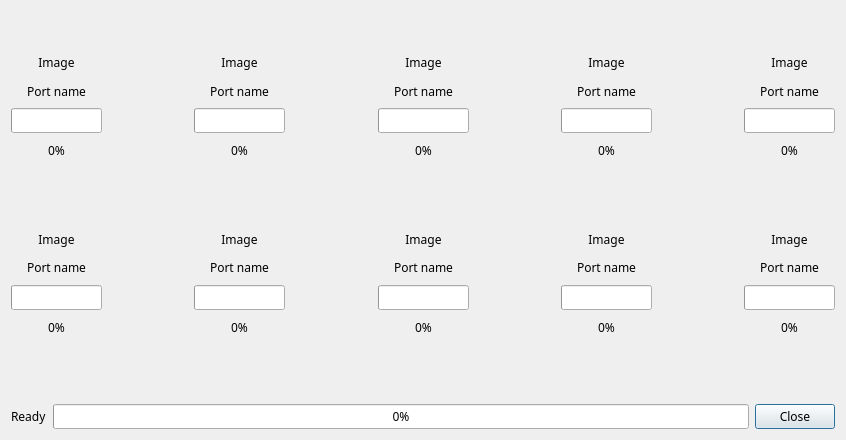
<?xml version="1.0" encoding="UTF-8"?>
<ui version="4.0">
 <class>MODI_FIRMWARE_UPDATE_LIST</class>
 <widget class="QDialog" name="MODI_FIRMWARE_UPDATE_LIST">
  <property name="geometry">
   <rect>
    <x>0</x>
    <y>0</y>
    <width>846</width>
    <height>440</height>
   </rect>
  </property>
  <property name="sizePolicy">
   <sizepolicy hsizetype="MinimumExpanding" vsizetype="MinimumExpanding">
    <horstretch>0</horstretch>
    <verstretch>0</verstretch>
   </sizepolicy>
  </property>
  <property name="minimumSize">
   <size>
    <width>0</width>
    <height>0</height>
   </size>
  </property>
  <property name="maximumSize">
   <size>
    <width>16777215</width>
    <height>16777215</height>
   </size>
  </property>
  <property name="font">
   <font>
    <family>LuxHanSans</family>
   </font>
  </property>
  <property name="focusPolicy">
   <enum>Qt::StrongFocus</enum>
  </property>
  <property name="windowTitle">
   <string>Dialog</string>
  </property>
  <property name="autoFillBackground">
   <bool>false</bool>
  </property>
  <layout class="QVBoxLayout" name="verticalLayout_11">
   <item>
    <spacer name="verticalSpacer_4">
     <property name="orientation">
      <enum>Qt::Vertical</enum>
     </property>
     <property name="sizeType">
      <enum>QSizePolicy::Fixed</enum>
     </property>
     <property name="sizeHint" stdset="0">
      <size>
       <width>20</width>
       <height>40</height>
      </size>
     </property>
    </spacer>
   </item>
   <item>
    <layout class="QHBoxLayout" name="horizontalLayout">
     <item>
      <layout class="QVBoxLayout" name="verticalLayout">
       <item>
        <widget class="QLabel" name="image_1">
         <property name="text">
          <string>Image</string>
         </property>
         <property name="alignment">
          <set>Qt::AlignCenter</set>
         </property>
        </widget>
       </item>
       <item>
        <widget class="QLabel" name="port_1">
         <property name="text">
          <string>Port name</string>
         </property>
         <property name="alignment">
          <set>Qt::AlignCenter</set>
         </property>
        </widget>
       </item>
       <item>
        <widget class="QProgressBar" name="progress_bar_1">
         <property name="value">
          <number>0</number>
         </property>
         <property name="textVisible">
          <bool>false</bool>
         </property>
         <property name="orientation">
          <enum>Qt::Horizontal</enum>
         </property>
         <property name="textDirection">
          <enum>QProgressBar::TopToBottom</enum>
         </property>
        </widget>
       </item>
       <item>
        <widget class="QLabel" name="progress_value_1">
         <property name="text">
          <string>0%</string>
         </property>
         <property name="alignment">
          <set>Qt::AlignCenter</set>
         </property>
        </widget>
       </item>
      </layout>
     </item>
     <item>
      <spacer name="horizontalSpacer_2">
       <property name="orientation">
        <enum>Qt::Horizontal</enum>
       </property>
       <property name="sizeType">
        <enum>QSizePolicy::MinimumExpanding</enum>
       </property>
       <property name="sizeHint" stdset="0">
        <size>
         <width>37</width>
         <height>17</height>
        </size>
       </property>
      </spacer>
     </item>
     <item>
      <layout class="QVBoxLayout" name="verticalLayout_2">
       <item>
        <widget class="QLabel" name="image_2">
         <property name="text">
          <string>Image</string>
         </property>
         <property name="alignment">
          <set>Qt::AlignCenter</set>
         </property>
        </widget>
       </item>
       <item>
        <widget class="QLabel" name="port_2">
         <property name="text">
          <string>Port name</string>
         </property>
         <property name="alignment">
          <set>Qt::AlignCenter</set>
         </property>
        </widget>
       </item>
       <item>
        <widget class="QProgressBar" name="progress_bar_2">
         <property name="value">
          <number>0</number>
         </property>
         <property name="textVisible">
          <bool>false</bool>
         </property>
        </widget>
       </item>
       <item>
        <widget class="QLabel" name="progress_value_2">
         <property name="text">
          <string>0%</string>
         </property>
         <property name="alignment">
          <set>Qt::AlignCenter</set>
         </property>
        </widget>
       </item>
      </layout>
     </item>
     <item>
      <spacer name="horizontalSpacer_4">
       <property name="orientation">
        <enum>Qt::Horizontal</enum>
       </property>
       <property name="sizeType">
        <enum>QSizePolicy::MinimumExpanding</enum>
       </property>
       <property name="sizeHint" stdset="0">
        <size>
         <width>37</width>
         <height>17</height>
        </size>
       </property>
      </spacer>
     </item>
     <item>
      <layout class="QVBoxLayout" name="verticalLayout_3">
       <item>
        <widget class="QLabel" name="image_3">
         <property name="text">
          <string>Image</string>
         </property>
         <property name="alignment">
          <set>Qt::AlignCenter</set>
         </property>
        </widget>
       </item>
       <item>
        <widget class="QLabel" name="port_3">
         <property name="text">
          <string>Port name</string>
         </property>
         <property name="alignment">
          <set>Qt::AlignCenter</set>
         </property>
        </widget>
       </item>
       <item>
        <widget class="QProgressBar" name="progress_bar_3">
         <property name="value">
          <number>0</number>
         </property>
         <property name="textVisible">
          <bool>false</bool>
         </property>
        </widget>
       </item>
       <item>
        <widget class="QLabel" name="progress_value_3">
         <property name="text">
          <string>0%</string>
         </property>
         <property name="alignment">
          <set>Qt::AlignCenter</set>
         </property>
        </widget>
       </item>
      </layout>
     </item>
     <item>
      <spacer name="horizontalSpacer_5">
       <property name="orientation">
        <enum>Qt::Horizontal</enum>
       </property>
       <property name="sizeType">
        <enum>QSizePolicy::MinimumExpanding</enum>
       </property>
       <property name="sizeHint" stdset="0">
        <size>
         <width>37</width>
         <height>17</height>
        </size>
       </property>
      </spacer>
     </item>
     <item>
      <layout class="QVBoxLayout" name="verticalLayout_4">
       <item>
        <widget class="QLabel" name="image_4">
         <property name="text">
          <string>Image</string>
         </property>
         <property name="alignment">
          <set>Qt::AlignCenter</set>
         </property>
        </widget>
       </item>
       <item>
        <widget class="QLabel" name="port_4">
         <property name="text">
          <string>Port name</string>
         </property>
         <property name="alignment">
          <set>Qt::AlignCenter</set>
         </property>
        </widget>
       </item>
       <item>
        <widget class="QProgressBar" name="progress_bar_4">
         <property name="value">
          <number>0</number>
         </property>
         <property name="textVisible">
          <bool>false</bool>
         </property>
        </widget>
       </item>
       <item>
        <widget class="QLabel" name="progress_value_4">
         <property name="text">
          <string>0%</string>
         </property>
         <property name="alignment">
          <set>Qt::AlignCenter</set>
         </property>
        </widget>
       </item>
      </layout>
     </item>
     <item>
      <spacer name="horizontalSpacer_6">
       <property name="orientation">
        <enum>Qt::Horizontal</enum>
       </property>
       <property name="sizeType">
        <enum>QSizePolicy::MinimumExpanding</enum>
       </property>
       <property name="sizeHint" stdset="0">
        <size>
         <width>37</width>
         <height>17</height>
        </size>
       </property>
      </spacer>
     </item>
     <item>
      <layout class="QVBoxLayout" name="verticalLayout_5">
       <item>
        <widget class="QLabel" name="image_5">
         <property name="text">
          <string>Image</string>
         </property>
         <property name="alignment">
          <set>Qt::AlignCenter</set>
         </property>
        </widget>
       </item>
       <item>
        <widget class="QLabel" name="port_5">
         <property name="text">
          <string>Port name</string>
         </property>
         <property name="alignment">
          <set>Qt::AlignCenter</set>
         </property>
        </widget>
       </item>
       <item>
        <widget class="QProgressBar" name="progress_bar_5">
         <property name="value">
          <number>0</number>
         </property>
         <property name="textVisible">
          <bool>false</bool>
         </property>
        </widget>
       </item>
       <item>
        <widget class="QLabel" name="progress_value_5">
         <property name="text">
          <string>0%</string>
         </property>
         <property name="alignment">
          <set>Qt::AlignCenter</set>
         </property>
        </widget>
       </item>
      </layout>
     </item>
    </layout>
   </item>
   <item>
    <spacer name="verticalSpacer_3">
     <property name="orientation">
      <enum>Qt::Vertical</enum>
     </property>
     <property name="sizeType">
      <enum>QSizePolicy::Fixed</enum>
     </property>
     <property name="sizeHint" stdset="0">
      <size>
       <width>20</width>
       <height>60</height>
      </size>
     </property>
    </spacer>
   </item>
   <item>
    <layout class="QHBoxLayout" name="horizontalLayout_2">
     <item>
      <layout class="QVBoxLayout" name="verticalLayout_6">
       <item>
        <widget class="QLabel" name="image_6">
         <property name="text">
          <string>Image</string>
         </property>
         <property name="alignment">
          <set>Qt::AlignCenter</set>
         </property>
        </widget>
       </item>
       <item>
        <widget class="QLabel" name="port_6">
         <property name="text">
          <string>Port name</string>
         </property>
         <property name="alignment">
          <set>Qt::AlignCenter</set>
         </property>
        </widget>
       </item>
       <item>
        <widget class="QProgressBar" name="progress_bar_6">
         <property name="value">
          <number>0</number>
         </property>
         <property name="textVisible">
          <bool>false</bool>
         </property>
        </widget>
       </item>
       <item>
        <widget class="QLabel" name="progress_value_6">
         <property name="text">
          <string>0%</string>
         </property>
         <property name="alignment">
          <set>Qt::AlignCenter</set>
         </property>
        </widget>
       </item>
      </layout>
     </item>
     <item>
      <spacer name="horizontalSpacer_8">
       <property name="orientation">
        <enum>Qt::Horizontal</enum>
       </property>
       <property name="sizeType">
        <enum>QSizePolicy::MinimumExpanding</enum>
       </property>
       <property name="sizeHint" stdset="0">
        <size>
         <width>37</width>
         <height>17</height>
        </size>
       </property>
      </spacer>
     </item>
     <item>
      <layout class="QVBoxLayout" name="verticalLayout_7">
       <item>
        <widget class="QLabel" name="image_7">
         <property name="text">
          <string>Image</string>
         </property>
         <property name="alignment">
          <set>Qt::AlignCenter</set>
         </property>
        </widget>
       </item>
       <item>
        <widget class="QLabel" name="port_7">
         <property name="text">
          <string>Port name</string>
         </property>
         <property name="alignment">
          <set>Qt::AlignCenter</set>
         </property>
        </widget>
       </item>
       <item>
        <widget class="QProgressBar" name="progress_bar_7">
         <property name="value">
          <number>0</number>
         </property>
         <property name="textVisible">
          <bool>false</bool>
         </property>
        </widget>
       </item>
       <item>
        <widget class="QLabel" name="progress_value_7">
         <property name="text">
          <string>0%</string>
         </property>
         <property name="alignment">
          <set>Qt::AlignCenter</set>
         </property>
        </widget>
       </item>
      </layout>
     </item>
     <item>
      <spacer name="horizontalSpacer_9">
       <property name="orientation">
        <enum>Qt::Horizontal</enum>
       </property>
       <property name="sizeType">
        <enum>QSizePolicy::MinimumExpanding</enum>
       </property>
       <property name="sizeHint" stdset="0">
        <size>
         <width>37</width>
         <height>17</height>
        </size>
       </property>
      </spacer>
     </item>
     <item>
      <layout class="QVBoxLayout" name="verticalLayout_8">
       <item>
        <widget class="QLabel" name="image_8">
         <property name="text">
          <string>Image</string>
         </property>
         <property name="alignment">
          <set>Qt::AlignCenter</set>
         </property>
        </widget>
       </item>
       <item>
        <widget class="QLabel" name="port_8">
         <property name="text">
          <string>Port name</string>
         </property>
         <property name="alignment">
          <set>Qt::AlignCenter</set>
         </property>
        </widget>
       </item>
       <item>
        <widget class="QProgressBar" name="progress_bar_8">
         <property name="value">
          <number>0</number>
         </property>
         <property name="textVisible">
          <bool>false</bool>
         </property>
        </widget>
       </item>
       <item>
        <widget class="QLabel" name="progress_value_8">
         <property name="text">
          <string>0%</string>
         </property>
         <property name="alignment">
          <set>Qt::AlignCenter</set>
         </property>
        </widget>
       </item>
      </layout>
     </item>
     <item>
      <spacer name="horizontalSpacer_10">
       <property name="orientation">
        <enum>Qt::Horizontal</enum>
       </property>
       <property name="sizeType">
        <enum>QSizePolicy::MinimumExpanding</enum>
       </property>
       <property name="sizeHint" stdset="0">
        <size>
         <width>37</width>
         <height>17</height>
        </size>
       </property>
      </spacer>
     </item>
     <item>
      <layout class="QVBoxLayout" name="verticalLayout_9">
       <item>
        <widget class="QLabel" name="image_9">
         <property name="text">
          <string>Image</string>
         </property>
         <property name="alignment">
          <set>Qt::AlignCenter</set>
         </property>
        </widget>
       </item>
       <item>
        <widget class="QLabel" name="port_9">
         <property name="text">
          <string>Port name</string>
         </property>
         <property name="alignment">
          <set>Qt::AlignCenter</set>
         </property>
        </widget>
       </item>
       <item>
        <widget class="QProgressBar" name="progress_bar_9">
         <property name="value">
          <number>0</number>
         </property>
         <property name="textVisible">
          <bool>false</bool>
         </property>
        </widget>
       </item>
       <item>
        <widget class="QLabel" name="progress_value_9">
         <property name="text">
          <string>0%</string>
         </property>
         <property name="alignment">
          <set>Qt::AlignCenter</set>
         </property>
        </widget>
       </item>
      </layout>
     </item>
     <item>
      <spacer name="horizontalSpacer_11">
       <property name="orientation">
        <enum>Qt::Horizontal</enum>
       </property>
       <property name="sizeType">
        <enum>QSizePolicy::MinimumExpanding</enum>
       </property>
       <property name="sizeHint" stdset="0">
        <size>
         <width>37</width>
         <height>17</height>
        </size>
       </property>
      </spacer>
     </item>
     <item>
      <layout class="QVBoxLayout" name="verticalLayout_10">
       <item>
        <widget class="QLabel" name="image_10">
         <property name="text">
          <string>Image</string>
         </property>
         <property name="alignment">
          <set>Qt::AlignCenter</set>
         </property>
        </widget>
       </item>
       <item>
        <widget class="QLabel" name="port_10">
         <property name="text">
          <string>Port name</string>
         </property>
         <property name="alignment">
          <set>Qt::AlignCenter</set>
         </property>
        </widget>
       </item>
       <item>
        <widget class="QProgressBar" name="progress_bar_10">
         <property name="value">
          <number>0</number>
         </property>
         <property name="textVisible">
          <bool>false</bool>
         </property>
        </widget>
       </item>
       <item>
        <widget class="QLabel" name="progress_value_10">
         <property name="text">
          <string>0%</string>
         </property>
         <property name="alignment">
          <set>Qt::AlignCenter</set>
         </property>
        </widget>
       </item>
      </layout>
     </item>
    </layout>
   </item>
   <item>
    <spacer name="verticalSpacer_5">
     <property name="orientation">
      <enum>Qt::Vertical</enum>
     </property>
     <property name="sizeType">
      <enum>QSizePolicy::Fixed</enum>
     </property>
     <property name="sizeHint" stdset="0">
      <size>
       <width>20</width>
       <height>60</height>
      </size>
     </property>
    </spacer>
   </item>
   <item>
    <layout class="QHBoxLayout" name="horizontalLayout_3">
     <item>
      <widget class="QLabel" name="total_status">
       <property name="text">
        <string>Ready</string>
       </property>
      </widget>
     </item>
     <item>
      <widget class="QProgressBar" name="progress_bar_total">
       <property name="value">
        <number>0</number>
       </property>
      </widget>
     </item>
     <item>
      <widget class="QPushButton" name="close_button">
       <property name="text">
        <string>Close</string>
       </property>
      </widget>
     </item>
    </layout>
   </item>
  </layout>
 </widget>
 <resources/>
 <connections/>
 <slots>
  <slot>slot1()</slot>
  <slot>slot2()</slot>
  <slot>slot3()</slot>
 </slots>
</ui>
